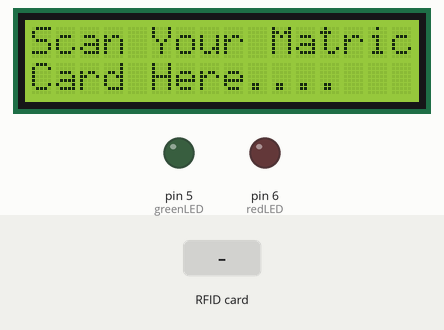
Recording of a sketch running on a simulated Arduino Uno, built with avr-gcc and run on an emulated ATmega328P. On the bench: 16×2 character LCD, output pins drawn as LEDs (lit = HIGH). Dashed ring = blinking. The inputs (shaded band) are chosen by the test bench. Pins used as bus, display or sensor lines are not drawn; what the sketch prints to the serial monitor is not drawn.

Above: at 1.3 s.
1.4 s: RFID card 5E 7A 19 C4 held to the reader
At 2.2 s:
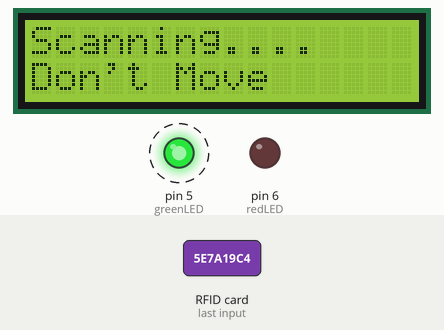
At 8.8 s:
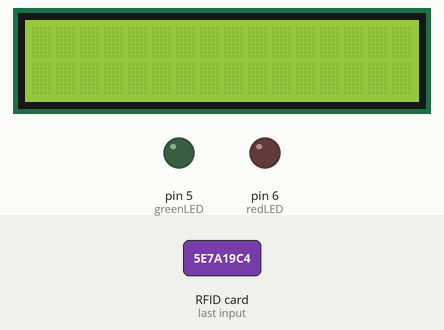
Timing chart, 0 to 10.3 s (numbered marks = the images above; inputs shaded):
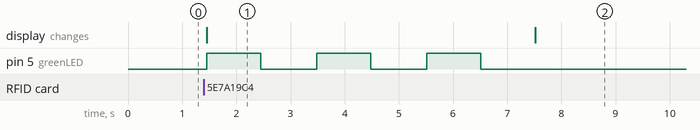

Measured:
- after the input at 1.4 s, pin 5 (greenLED): alternates HIGH for 1.0 s and LOW for 1.0 s, 6 changes in all, then stays LOW, starting after 0.05 s; the display: changes after 0.05 s (image 1)
- what the display in image 1 shows lasts 6.1 s, from 1.4 s to 7.5 s

The sketch:

TngScanCard.ino
```cpp
#include <SPI.h>
#include <MFRC522.h>
#include <Wire.h>
#include <LiquidCrystal_I2C.h>
#include <stdio.h>
#include <string.h>
#include <SoftwareSerial.h>

SoftwareSerial espSerial(0, 1); //Pin TX,RX 0,1
LiquidCrystal_I2C lcd(0x27, 16, 2);

/*Using Hardware SPI of Arduino */
/*MOSI (11), MISO (12) and SCK (13) ar  e fixed */
/*You can configure SS and RST Pins*/
#define SS_PIN 10  /* Slave Select Pin */
#define RST_PIN 7  /* Reset Pin */

/* Create an instance of MFRC522 */
MFRC522 mfrc522(SS_PIN, RST_PIN);
/* Create an instance of MIFARE_Key */
MFRC522::MIFARE_Key key;

/*LED setup */
int redLED = 6;
int greenLED = 5;

/* Set the block to which we want to write data */
/* Be aware of Sector Trailer Blocks */
int blockNumWallet = 2;
int blockNumLoct = 6;
int blockNumDate = 10;
/* Create an array of 16 Bytes and fill it with data */
/* This is the actual data which is going to be written into the card */
byte blockDataWallet [16] = {"207340"};
byte blockDataLoct [16] = {"MuhdFaris"};
byte blockDataDate [16] = {"Akmal"};

/* Create another array to read data from Block */
/* Legthn of buffer should be 2 Bytes more than the size of Block (16 Bytes) */
byte bufferLen = 18;
byte readBlockDataWallet[18];
byte readBlockDataLoct[18];
byte readBlockDataDate[18];

MFRC522::StatusCode status;

void setup()
{
  /* Initialize serial communications with the PC */
  Serial.begin(9600);
  espSerial.begin(9600);
  pinMode(redLED, OUTPUT);
  pinMode(greenLED, OUTPUT);
  lcd.init();         // initialize the lcd
  lcd.backlight();    // Turn on the LCD screen backlight
  /* Initialize SPI bus */
  SPI.begin();
  /* Initialize MFRC522 Module */
  mfrc522.PCD_Init();
  lcd.setCursor(0, 0);
  lcd.print("Scan Your Matric");
  lcd.setCursor(0, 1);
  lcd.print("Card Here....");
}

void loop()
{
  delay(1000);
  char name[16] = "";
  char lastname[16] = "";
  char studentid[16] = "";
  /* Prepare the key for authentication */
/* All keys are set to FFFFFFFFFFFFh at chip delivery from the factory */
for (byte i = 0; i < 6; i++)
{
  key.keyByte[i] = 0xFF;
}

/* Look for new cards */
while (true) { // Add a while loop here
  /* Reset the loop if no new card is present on RC522 Reader */
  if ( ! mfrc522.PICC_IsNewCardPresent()){
    continue; // Change 'return' to 'continue'
  }

  /* Select one of the cards */
  if ( ! mfrc522.PICC_ReadCardSerial()){
    continue; // Change 'return' to 'continue'
  }

  /* Call 'WriteDataToBlock' function, which will write data to the block */
  //  Serial.print("\n");
  //  Serial.println("Writing to Data Block...");
  //  WriteDataToBlock(blockNumWallet, blockDataWallet);
  //  WriteDataToBlock(blockNumLoct, blockDataLoct);
  //  WriteDataToBlock(blockNumDate, blockDataDate);

  /* Read data from the same block */
  // Serial.print("\n");
  // Serial.println("Reading from Data Block...");
   ReadDataFromBlock(blockNumWallet, readBlockDataWallet);
   ReadDataFromBlock(blockNumLoct, readBlockDataLoct);
   ReadDataFromBlock(blockNumDate, readBlockDataDate);
  /* If you want to print the full memory dump, uncomment the next line */
  // mfrc522.PICC_DumpToSerial(&(mfrc522.uid));

  /* Print the data read from block */
  // Serial.print("\n");
  // Serial.print("Data in Block:");
  // Serial.print(blockNumWallet);
  // Serial.print(" --> ");
  for (int j=0 ; j<16 ; j++)
  {
    // Serial.write(readBlockDataWallet[j]);
    studentid[j] = readBlockDataWallet[j];
  }
  // Serial.print("\n");
  // Serial.print("Data in Block:");
  // Serial.print(blockNumLoct);
  // Serial.print(" --> ");
  for (int j=0 ; j<16 ; j++)
  {
    // Serial.write(readBlockDataLoct[j]);
    name[j] = readBlockDataLoct[j];
  }

  // Serial.print("\n");
  // Serial.print("Data in Block:");
  // Serial.print(blockNumDate);
  // Serial.print(" --> ");
  for (int j=0 ; j<16 ; j++)
  {
    // Serial.write(readBlockDataDate[j]);
    lastname[j] = readBlockDataDate[j];
  }
  // Serial.print(name);
  // Serial.print(lastname);

  lcd.clear();
  lcd.setCursor(0, 0);
  lcd.print(name);
  lcd.setCursor(0, 1);
  lcd.print(String(studentid));
  delay(3000);
  lcd.clear();

  lcd.setCursor(0, 0);
  lcd.print("Scan Your Matric");
  lcd.setCursor(0, 1);
  lcd.print("Card Here....");
  espSerial.println(String(name) + ";" + String(lastname) + ";" + String(studentid));
  Serial.println(String(name) + ";" + String(lastname) + ";" + String(studentid));

  /* Halt the current card before continuing to the next card */
  mfrc522.PICC_HaltA();
  mfrc522.PCD_StopCrypto1();
} // End of while loop

}


void WriteDataToBlock(int blockNum, byte blockData[])
{
  /* Authenticating the desired data block for write access using Key A */
  status = mfrc522.PCD_Authenticate(MFRC522::PICC_CMD_MF_AUTH_KEY_A, blockNum, &key, &(mfrc522.uid));
  if (status != MFRC522::STATUS_OK)
  {
    Serial.print("Authentication failed for Write: ");
    Serial.println(mfrc522.GetStatusCodeName(status));
    return;
  }


  /* Write data to the block */
  status = mfrc522.MIFARE_Write(blockNum, blockData, 16);
  if (status != MFRC522::STATUS_OK)
  {
    Serial.print("Writing to Block failed: ");
    Serial.println(mfrc522.GetStatusCodeName(status));
    return;
  }

}

void ReadDataFromBlock(int blockNum, byte readBlockData[])
{
  /* Authenticating the desired data block for Read access using Key A */
  byte status = mfrc522.PCD_Authenticate(MFRC522::PICC_CMD_MF_AUTH_KEY_A, blockNum, &key, &(mfrc522.uid));

  if (status != MFRC522::STATUS_OK)
  {
      digitalWrite(redLED, HIGH);
      delay(1000);

      digitalWrite(redLED, LOW);
      delay(1000);

      lcd.clear();
      lcd.setCursor(0, 0);
      lcd.print("Oops.. Error :(");
      lcd.setCursor(0, 1);
      lcd.print("Please Try Again");
    //  Serial.print("Authentication failed for Read: ");
    //  Serial.println(mfrc522.GetStatusCodeName(status));
     return;
  }

  /* Reading data from the Block */
  status = mfrc522.MIFARE_Read(blockNum, readBlockData, &bufferLen);
  if (status != MFRC522::STATUS_OK)
  {
    digitalWrite(redLED, HIGH);
    delay(1000);

    digitalWrite(redLED, LOW);
    delay(1000);
    // Serial.print("Reading failed: ");
    // Serial.println(mfrc522.GetStatusCodeName(status));
    return;
  } else {
    lcd.clear();
    lcd.setCursor(0, 0);
    lcd.print("Scanning....");
    lcd.setCursor(0, 1);
    lcd.print("Don't Move");
    digitalWrite(greenLED, HIGH);
      delay(1000);

      digitalWrite(greenLED, LOW);
      delay(1000);
      lcd.clear();
  }
}

// while (Serial.available() > 0) {
//     char t = Serial.read();
//   } 
```
